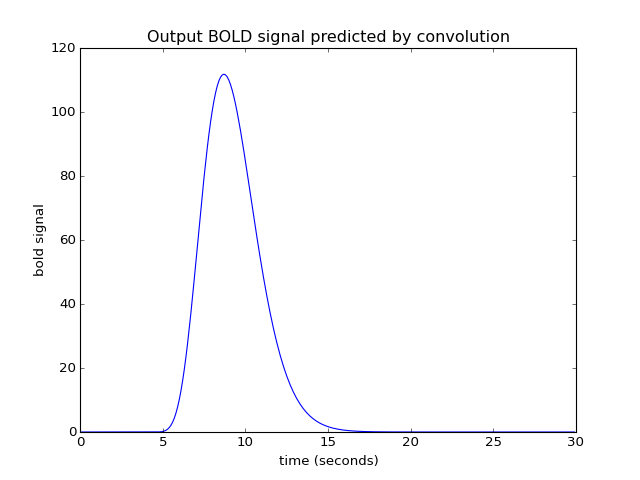

Recreate this plot in Python.
bold_signal = np.convolve(neural_signal, hrf_signal)[:n_time_points]
plt.plot(times, bold_signal)
plt.xlabel('time (seconds)')
plt.ylabel('bold signal')
plt.title('Output BOLD signal predicted by convolution')
